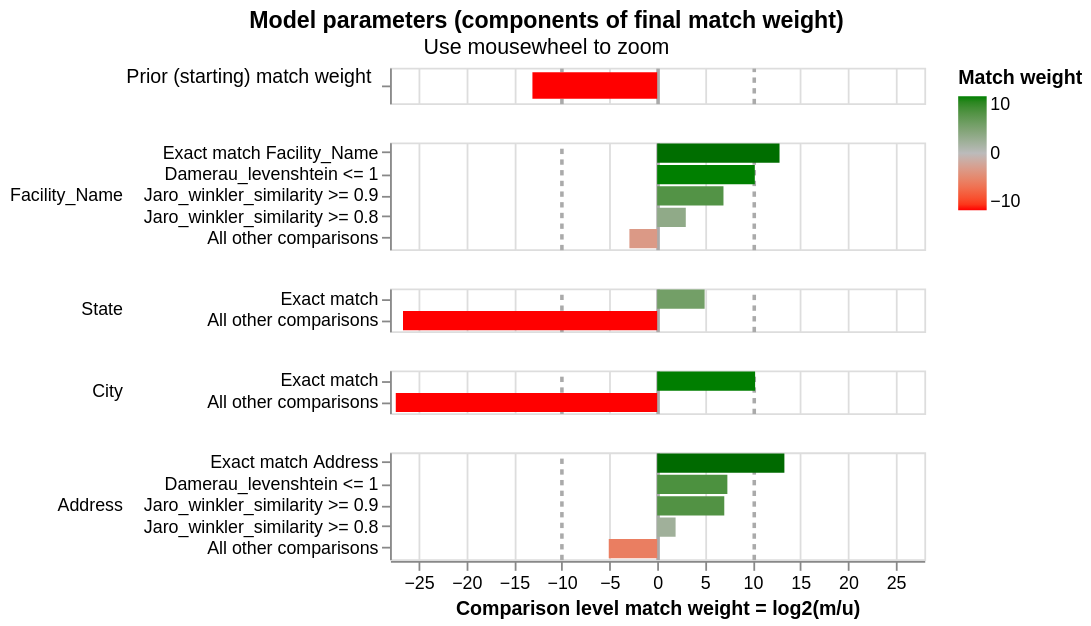

Here is the notebook cell this chart was saved with:
### Markdown cell above
### Visualising model parameters

### Code cell
linker.match_weights_chart()

### Figure 1 — Vega-Lite specification as saved in the notebook (floating-point values rounded to 4 significant figures)
{"config": {"view": {"continuousWidth": 300, "continuousHeight": 300, "discreteHeight": 60, "discreteWidth": 400}, "header": {"title": null}, "mark": {"tooltip": null}, "title": {"anchor": "middle"}}, "vconcat": [{"mark": {"type": "bar", "clip": true, "height": 15}, "encoding": {"color": {"field": "log2_bayes_factor", "scale": {"domain": [-10, 0, 10], "interpolate": "lab", "range": ["red", "#bbbbbb", "green"]}, "title": "Match weight", "type": "quantitative"}, "tooltip": [{"field": "comparison_name", "title": "Comparison name", "type": "nominal"}, {"field": "probability_two_random_records_match", "format": ".4f", "title": "Probability two random records match", "type": "nominal"}, {"field": "log2_bayes_factor", "format": ",.4f", "title": "Equivalent match weight", "type": "quantitative"}, {"field": "bayes_factor_description", "title": "Match weight description", "type": "nominal"}], "x": {"axis": {"domain": false, "gridColor": {"condition": {"test": "abs(datum.value / 10)  <= 1 & datum.value % 10 === 0", "value": "#aaa"}, "value": "#ddd"}, "gridDash": {"condition": {"test": "abs(datum.value / 10) == 1", "value": [3]}, "value": null}, "gridWidth": {"condition": {"test": "abs(datum.value / 10)  <= 1 & datum.value % 10 === 0", "value": 2}, "value": 1}, "labels": false, "ticks": false, "title": ""}, "field": "log2_bayes_factor", "scale": {"domain": [-28, 28]}, "type": "quantitative"}, "y": {"axis": {"title": "Prior (starting) match weight", "titleAlign": "right", "titleAngle": 0, "titleFontWeight": "normal"}, "field": "label_for_charts", "sort": {"field": "comparison_vector_value", "order": "descending"}, "type": "nominal"}}, "height": 20, "transform": [{"filter": "(datum.comparison_name == 'probability_two_random_records_match')"}]}, {"mark": {"type": "bar", "clip": true}, "encoding": {"color": {"field": "log2_bayes_factor", "scale": {"domain": [-10, 0, 10], "interpolate": "lab", "range": ["red", "#bbbbbb", "green"]}, "title": "Match weight", "type": "quantitative"}, "row": {"field": "comparison_name", "header": {"labelAlign": "left", "labelAnchor": "middle", "labelAngle": 0}, "sort": {"field": "comparison_sort_order"}, "type": "nominal"}, "tooltip": [{"field": "comparison_name", "title": "Comparison name", "type": "nominal"}, {"field": "label_for_charts", "title": "Label", "type": "ordinal"}, {"field": "sql_condition", "title": "SQL condition", "type": "nominal"}, {"field": "m_probability", "format": ".4f", "title": "M probability", "type": "quantitative"}, {"field": "u_probability", "format": ".4f", "title": "U probability", "type": "quantitative"}, {"field": "bayes_factor", "format": ",.4f", "title": "Bayes factor = m/u", "type": "quantitative"}, {"field": "log2_bayes_factor", "format": ",.4f", "title": "Match weight = log2(m/u)", "type": "quantitative"}, {"field": "bayes_factor_description", "title": "Match weight description", "type": "nominal"}], "x": {"axis": {"gridColor": {"condition": {"test": "abs(datum.value / 10)  <= 1 & datum.value % 10 === 0", "value": "#aaa"}, "value": "#ddd"}, "gridDash": {"condition": {"test": "abs(datum.value / 10) == 1", "value": [3]}, "value": null}, "gridWidth": {"condition": {"test": "abs(datum.value / 10)  <= 1 & datum.value % 10 === 0", "value": 2}, "value": 1}, "title": "Comparison level match weight = log2(m/u)"}, "field": "log2_bayes_factor", "scale": {"domain": [-28, 28]}, "type": "quantitative"}, "y": {"axis": {"title": null}, "field": "label_for_charts", "sort": {"field": "comparison_vector_value", "order": "descending"}, "type": "nominal"}}, "height": {"step": 12}, "resolve": {"axis": {"y": "independent"}, "scale": {"y": "independent"}}, "transform": [{"filter": "(datum.comparison_name != 'probability_two_random_records_match')"}]}], "data": {"name": "data-0175f875c9955562e6a7b8069cbac3b0"}, "params": [{"name": "mouse_zoom", "select": {"type": "interval", "encodings": ["x"]}, "bind": "scales", "views": []}], "resolve": {"axis": {"y": "independent"}, "scale": {"y": "independent"}}, "title": {"text": "Model parameters (components of final match weight)", "subtitle": "Use mousewheel to zoom"}, "$schema": "https://vega.github.io/schema/vega-lite/v5.9.3.json", "datasets": {"data-0175f875c9955562e6a7b8069cbac3b0": [{"comparison_name": "probability_two_random_records_match", "sql_condition": null, "label_for_charts": "", "m_probability": null, "u_probability": null, "m_probability_description": null, "u_probability_description": null, "has_tf_adjustments": false, "tf_adjustment_column": null, "tf_adjustment_weight": null, "is_null_level": false, "bayes_factor": 0.0001158, "log2_bayes_factor": -13.08, "comparison_vector_value": 0, "max_comparison_vector_value": 0, "bayes_factor_description": "The probability that two random records drawn at random match is 0.000 or one in  8,638.9 records.This is equivalent to a starting match weight of -13.076.", "probability_two_random_records_match": 0.0001158, "comparison_sort_order": -1}, {"comparison_name": "Facility_Name", "sql_condition": "\"Facility_Name_l\" = \"Facility_Name_r\"", "label_for_charts": "Exact match Facility_Name", "m_probability": 0.7743, "u_probability": 0.0001069, "m_probability_description": "Amongst matching record comparisons, 77.43% of records are in the exact match facility_name comparison level", "u_probability_description": "Amongst non-matching record comparisons, 0.01% of records are in the exact match facility_name comparison level", "has_tf_adjustments": false, "tf_adjustment_column": null, "tf_adjustment_weight": 1.0, "is_null_level": false, "bayes_factor": 7245.0, "log2_bayes_factor": 12.82, "comparison_vector_value": 4, "max_comparison_vector_value": 4, "bayes_factor_description": "If comparison level is `exact match facility_name` then comparison is 7,245.00 times more likely to be a match", "probability_two_random_records_match": 0.0001158, "comparison_sort_order": 0}, {"comparison_name": "Facility_Name", "sql_condition": "damerau_levenshtein(\"Facility_Name_l\", \"Facility_Name_r\") <= 1", "label_for_charts": "Damerau_levenshtein <= 1", "m_probability": 0.003747, "u_probability": 3.118e-06, "m_probability_description": "Amongst matching record comparisons, 0.37% of records are in the damerau_levenshtein <= 1 comparison level", "u_probability_description": "Amongst non-matching record comparisons, 0.00% of records are in the damerau_levenshtein <= 1 comparison level", "has_tf_adjustments": false, "tf_adjustment_column": null, "tf_adjustment_weight": 1.0, "is_null_level": false, "bayes_factor": 1202.0, "log2_bayes_factor": 10.23, "comparison_vector_value": 3, "max_comparison_vector_value": 4, "bayes_factor_description": "If comparison level is `damerau_levenshtein <= 1` then comparison is 1,201.97 times more likely to be a match", "probability_two_random_records_match": 0.0001158, "comparison_sort_order": 0}, {"comparison_name": "Facility_Name", "sql_condition": "jaro_winkler_similarity(\"Facility_Name_l\", \"Facility_Name_r\") >= 0.9", "label_for_charts": "Jaro_winkler_similarity >= 0.9", "m_probability": 0.0456, "u_probability": 0.0003695, "m_probability_description": "Amongst matching record comparisons, 4.56% of records are in the jaro_winkler_similarity >= 0.9 comparison level", "u_probability_description": "Amongst non-matching record comparisons, 0.04% of records are in the jaro_winkler_similarity >= 0.9 comparison level", "has_tf_adjustments": false, "tf_adjustment_column": null, "tf_adjustment_weight": 1.0, "is_null_level": false, "bayes_factor": 123.4, "log2_bayes_factor": 6.947, "comparison_vector_value": 2, "max_comparison_vector_value": 4, "bayes_factor_description": "If comparison level is `jaro_winkler_similarity >= 0.9` then comparison is 123.40 times more likely to be a match", "probability_two_random_records_match": 0.0001158, "comparison_sort_order": 0}, {"comparison_name": "Facility_Name", "sql_condition": "jaro_winkler_similarity(\"Facility_Name_l\", \"Facility_Name_r\") >= 0.8", "label_for_charts": "Jaro_winkler_similarity >= 0.8", "m_probability": 0.04433, "u_probability": 0.005551, "m_probability_description": "Amongst matching record comparisons, 4.43% of records are in the jaro_winkler_similarity >= 0.8 comparison level", "u_probability_description": "Amongst non-matching record comparisons, 0.56% of records are in the jaro_winkler_similarity >= 0.8 comparison level", "has_tf_adjustments": false, "tf_adjustment_column": null, "tf_adjustment_weight": 1.0, "is_null_level": false, "bayes_factor": 7.985, "log2_bayes_factor": 2.997, "comparison_vector_value": 1, "max_comparison_vector_value": 4, "bayes_factor_description": "If comparison level is `jaro_winkler_similarity >= 0.8` then comparison is 7.98 times more likely to be a match", "probability_two_random_records_match": 0.0001158, "comparison_sort_order": 0}, {"comparison_name": "Facility_Name", "sql_condition": "ELSE", "label_for_charts": "All other comparisons", "m_probability": 0.132, "u_probability": 0.994, "m_probability_description": "Amongst matching record comparisons, 13.20% of records are in the all other comparisons comparison level", "u_probability_description": "Amongst non-matching record comparisons, 99.40% of records are in the all other comparisons comparison level", "has_tf_adjustments": false, "tf_adjustment_column": null, "tf_adjustment_weight": 1.0, "is_null_level": false, "bayes_factor": 0.1328, "log2_bayes_factor": -2.912, "comparison_vector_value": 0, "max_comparison_vector_value": 4, "bayes_factor_description": "If comparison level is `all other comparisons` then comparison is  7.53 times less likely to be a match", "probability_two_random_records_match": 0.0001158, "comparison_sort_order": 0}, {"comparison_name": "State", "sql_condition": "\"State_l\" = \"State_r\"", "label_for_charts": "Exact match", "m_probability": 1.0, "u_probability": 0.03186, "m_probability_description": "Amongst matching record comparisons, 100.00% of records are in the exact match comparison level", "u_probability_description": "Amongst non-matching record comparisons, 3.19% of records are in the exact match comparison level", "has_tf_adjustments": true, "tf_adjustment_column": "State", "tf_adjustment_weight": 1.0, "is_null_level": false, "bayes_factor": 31.39, "log2_bayes_factor": 4.972, "comparison_vector_value": 1, "max_comparison_vector_value": 1, "bayes_factor_description": "If comparison level is `exact match` then comparison is 31.39 times more likely to be a match", "probability_two_random_records_match": 0.0001158, "comparison_sort_order": 1}, {"comparison_name": "State", "sql_condition": "ELSE", "label_for_charts": "All other comparisons", "m_probability": 9.248e-09, "u_probability": 0.9681, "m_probability_description": "Amongst matching record comparisons, 0.00% of records are in the all other comparisons comparison level", "u_probability_description": "Amongst non-matching record comparisons, 96.81% of records are in the all other comparisons comparison level", "has_tf_adjustments": false, "tf_adjustment_column": null, "tf_adjustment_weight": 1.0, "is_null_level": false, "bayes_factor": 9.552e-09, "log2_bayes_factor": -26.64, "comparison_vector_value": 0, "max_comparison_vector_value": 1, "bayes_factor_description": "If comparison level is `all other comparisons` then comparison is  104,689,350.43 times less likely to be a match", "probability_two_random_records_match": 0.0001158, "comparison_sort_order": 1}, {"comparison_name": "City", "sql_condition": "\"City_l\" = \"City_r\"", "label_for_charts": "Exact match", "m_probability": 1.0, "u_probability": 0.0008134, "m_probability_description": "Amongst matching record comparisons, 100.00% of records are in the exact match comparison level", "u_probability_description": "Amongst non-matching record comparisons, 0.08% of records are in the exact match comparison level", "has_tf_adjustments": true, "tf_adjustment_column": "City", "tf_adjustment_weight": 1.0, "is_null_level": false, "bayes_factor": 1229.0, "log2_bayes_factor": 10.26, "comparison_vector_value": 1, "max_comparison_vector_value": 1, "bayes_factor_description": "If comparison level is `exact match` then comparison is 1,229.39 times more likely to be a match", "probability_two_random_records_match": 0.0001158, "comparison_sort_order": 2}, {"comparison_name": "City", "sql_condition": "ELSE", "label_for_charts": "All other comparisons", "m_probability": 5.648e-09, "u_probability": 0.9992, "m_probability_description": "Amongst matching record comparisons, 0.00% of records are in the all other comparisons comparison level", "u_probability_description": "Amongst non-matching record comparisons, 99.92% of records are in the all other comparisons comparison level", "has_tf_adjustments": false, "tf_adjustment_column": null, "tf_adjustment_weight": 1.0, "is_null_level": false, "bayes_factor": 5.652e-09, "log2_bayes_factor": -27.4, "comparison_vector_value": 0, "max_comparison_vector_value": 1, "bayes_factor_description": "If comparison level is `all other comparisons` then comparison is  176,925,402.96 times less likely to be a match", "probability_two_random_records_match": 0.0001158, "comparison_sort_order": 2}, {"comparison_name": "Address", "sql_condition": "\"Address_l\" = \"Address_r\"", "label_for_charts": "Exact match Address", "m_probability": 0.917, "u_probability": 8.891e-05, "m_probability_description": "Amongst matching record comparisons, 91.70% of records are in the exact match address comparison level", "u_probability_description": "Amongst non-matching record comparisons, 0.01% of records are in the exact match address comparison level", "has_tf_adjustments": false, "tf_adjustment_column": null, "tf_adjustment_weight": 1.0, "is_null_level": false, "bayes_factor": 10310.0, "log2_bayes_factor": 13.33, "comparison_vector_value": 4, "max_comparison_vector_value": 4, "bayes_factor_description": "If comparison level is `exact match address` then comparison is 10,313.96 times more likely to be a match", "probability_two_random_records_match": 0.0001158, "comparison_sort_order": 3}, {"comparison_name": "Address", "sql_condition": "damerau_levenshtein(\"Address_l\", \"Address_r\") <= 1", "label_for_charts": "Damerau_levenshtein <= 1", "m_probability": 0.005122, "u_probability": 3.128e-05, "m_probability_description": "Amongst matching record comparisons, 0.51% of records are in the damerau_levenshtein <= 1 comparison level", "u_probability_description": "Amongst non-matching record comparisons, 0.00% of records are in the damerau_levenshtein <= 1 comparison level", "has_tf_adjustments": false, "tf_adjustment_column": null, "tf_adjustment_weight": 1.0, "is_null_level": false, "bayes_factor": 163.8, "log2_bayes_factor": 7.356, "comparison_vector_value": 3, "max_comparison_vector_value": 4, "bayes_factor_description": "If comparison level is `damerau_levenshtein <= 1` then comparison is 163.78 times more likely to be a match", "probability_two_random_records_match": 0.0001158, "comparison_sort_order": 3}, {"comparison_name": "Address", "sql_condition": "jaro_winkler_similarity(\"Address_l\", \"Address_r\") >= 0.9", "label_for_charts": "Jaro_winkler_similarity >= 0.9", "m_probability": 0.03767, "u_probability": 0.0002879, "m_probability_description": "Amongst matching record comparisons, 3.77% of records are in the jaro_winkler_similarity >= 0.9 comparison level", "u_probability_description": "Amongst non-matching record comparisons, 0.03% of records are in the jaro_winkler_similarity >= 0.9 comparison level", "has_tf_adjustments": false, "tf_adjustment_column": null, "tf_adjustment_weight": 1.0, "is_null_level": false, "bayes_factor": 130.8, "log2_bayes_factor": 7.032, "comparison_vector_value": 2, "max_comparison_vector_value": 4, "bayes_factor_description": "If comparison level is `jaro_winkler_similarity >= 0.9` then comparison is 130.84 times more likely to be a match", "probability_two_random_records_match": 0.0001158, "comparison_sort_order": 3}, {"comparison_name": "Address", "sql_condition": "jaro_winkler_similarity(\"Address_l\", \"Address_r\") >= 0.8", "label_for_charts": "Jaro_winkler_similarity >= 0.8", "m_probability": 0.01068, "u_probability": 0.002804, "m_probability_description": "Amongst matching record comparisons, 1.07% of records are in the jaro_winkler_similarity >= 0.8 comparison level", "u_probability_description": "Amongst non-matching record comparisons, 0.28% of records are in the jaro_winkler_similarity >= 0.8 comparison level", "has_tf_adjustments": false, "tf_adjustment_column": null, "tf_adjustment_weight": 1.0, "is_null_level": false, "bayes_factor": 3.809, "log2_bayes_factor": 1.929, "comparison_vector_value": 1, "max_comparison_vector_value": 4, "bayes_factor_description": "If comparison level is `jaro_winkler_similarity >= 0.8` then comparison is 3.81 times more likely to be a match", "probability_two_random_records_match": 0.0001158, "comparison_sort_order": 3}, {"comparison_name": "Address", "sql_condition": "ELSE", "label_for_charts": "All other comparisons", "m_probability": 0.02953, "u_probability": 0.9968, "m_probability_description": "Amongst matching record comparisons, 2.95% of records are in the all other comparisons comparison level", "u_probability_description": "Amongst non-matching record comparisons, 99.68% of records are in the all other comparisons comparison level", "has_tf_adjustments": false, "tf_adjustment_column": null, "tf_adjustment_weight": 1.0, "is_null_level": false, "bayes_factor": 0.02963, "log2_bayes_factor": -5.077, "comparison_vector_value": 0, "max_comparison_vector_value": 4, "bayes_factor_description": "If comparison level is `all other comparisons` then comparison is  33.75 times less likely to be a match", "probability_two_random_records_match": 0.0001158, "comparison_sort_order": 3}]}}
